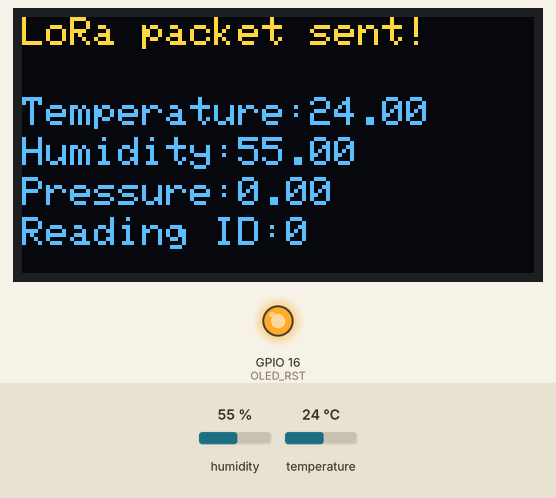
Simulated run of this program. Board: ESP32. Shown: 128×64 one-colour display, output pins drawn as LEDs (lit = HIGH). Inputs (shaded band) come from the test bench; at power-on: humidity 55 %, temperature 24 °C. The OLED is the two-colour kind (top 16 rows yellow); no radio packets arrive unless stated; what the program prints to the serial monitor is not drawn.

Above: at 3.2 s.
3.3 s: humidity set to 22 %
At 5.1 s:
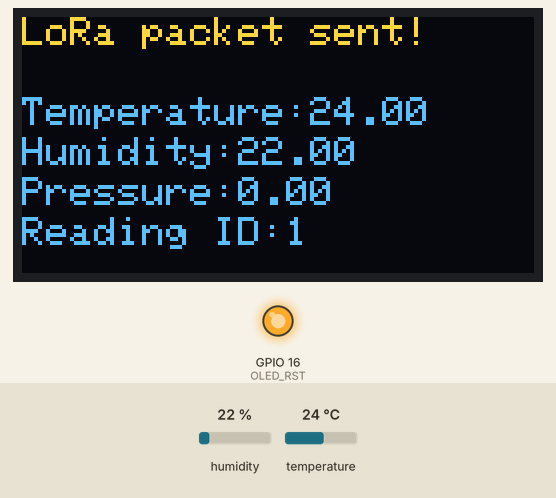
9.4 s: temperature set to 12 °C
At 10.9 s:
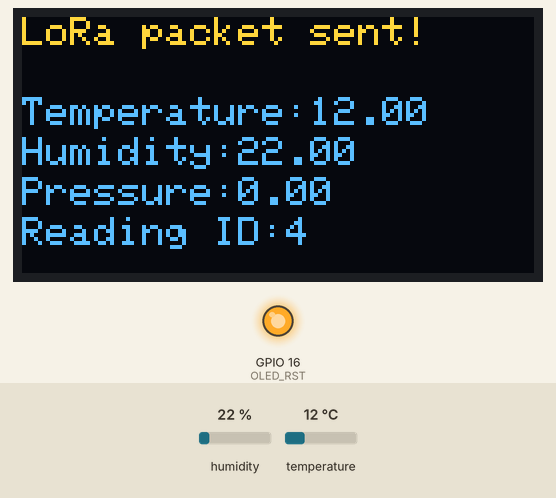
14.2 s: humidity set to 40 %
At 16.0 s:
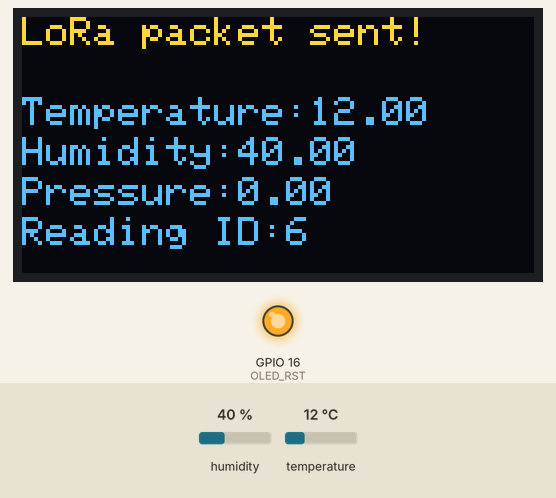
18.4 s: temperature set to 19 °C
At 19.8 s:
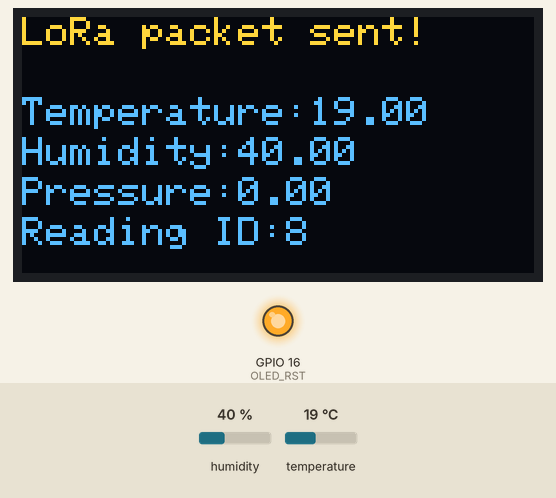
Timing chart, 0 to 21.4 s (numbered marks = the images above; inputs shaded):
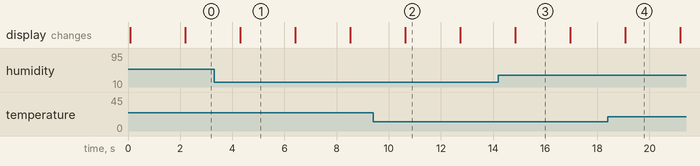

Measured:
- what the display in image 1 shows lasts 2.1 s, from 4.3 s to 6.4 s

The program:

main.cpp
```cpp
// (licence header left out)
//Libraries for LoRa
#include <SPI.h>
#include <LoRa.h>

//Libraries for OLED Display
#include <Wire.h>
#include "DHT.h"

#include <Adafruit_GFX.h>
#include <Adafruit_SSD1306.h>

//define the pins used by the LoRa transceiver module
#define SCK 5
#define MISO 19
#define MOSI 27
#define SS 18
#define RST 14
#define DIO0 26

//433E6 for Asia
//866E6 for Europe
//915E6 for North America
#define BAND 866E6

//OLED pins
#define OLED_SDA 4
#define OLED_SCL 15
#define OLED_RST 16
#define SCREEN_WIDTH 128 // OLED display width, in pixels
#define SCREEN_HEIGHT 64 // OLED display height, in pixels

//DHT definition
#define DHTTYPE DHT11   // DHT 11
#define DHTPIN 4     // Digital pin connected to the DHT sensor
DHT dht(DHTPIN, DHTTYPE);

//packet counter
int readingID = 0;

int counter = 0;
String LoRaMessage = "";

float temperature = 0;
float humidity = 0;
float pressure = 0;

Adafruit_SSD1306 display(SCREEN_WIDTH, SCREEN_HEIGHT, &Wire, OLED_RST);

//Initialize OLED display
void startOLED(){
    //reset OLED display via software
    pinMode(OLED_RST, OUTPUT);
    digitalWrite(OLED_RST, LOW);
    delay(20);
    digitalWrite(OLED_RST, HIGH);

    //initialize OLED
    Wire.begin(OLED_SDA, OLED_SCL);
    if(!display.begin(SSD1306_SWITCHCAPVCC, 0x3c, false, false)) { // Address 0x3C for 128x32
        Serial.println(F("SSD1306 allocation failed"));
        for(;;); // Don't proceed, loop forever
    }
    display.clearDisplay();
    display.setTextColor(WHITE);
    display.setTextSize(1);
    display.setCursor(0,0);
    display.print("LORA SENDER");
}

//Initialize LoRa module
void startLoRA(){
    //SPI LoRa pins
    SPI.begin(SCK, MISO, MOSI, SS);
    //setup LoRa transceiver module
    LoRa.setPins(SS, RST, DIO0);

    while (!LoRa.begin(BAND) && counter < 10) {
        Serial.print(".");
        counter++;
        delay(500);
    }
    if (counter == 10) {
        // Increment readingID on every new reading
        readingID++;
        Serial.println("Starting LoRa failed!");
    }
    Serial.println("LoRa Initialization OK!");
    display.setCursor(0,10);
    display.clearDisplay();
    display.print("LoRa Initializing OK!");
    display.display();
    delay(2000);
}

/*void startBME(){
    // default settings
    // (you can also pass in a Wire library object like &Wire2)
    bool status = bme.begin(0x76, &I2Cone);
    if (!status) {
        display.clearDisplay();
        display.setCursor(0,0);
        display.setTextSize(1);
        display.print("BME Failed");
        display.display();
        while (1);
    }

    display.clearDisplay();
    display.setCursor(0,0);
    display.setTextSize(1);
    display.print("BME Started");
    display.display();
}*/

void getReadings(){
    temperature = dht.readTemperature();
    humidity = dht.readHumidity();
    Serial.print(temperature);
    Serial.print(humidity);
    //pressure = dht.readPressure() / 100.0F;
}

void sendReadings() {
    LoRaMessage = String(readingID) + "&" + String(temperature) + "&" + String(humidity) + "&" + String(pressure);
    //Send LoRa packet to receiver
    LoRa.beginPacket();
    LoRa.print(LoRaMessage);
    LoRa.endPacket();

    display.clearDisplay();
    display.setCursor(0,0);
    display.setTextSize(1);
    display.print("LoRa packet sent!");
    display.setCursor(0,20);
    display.print("Temperature:");
    display.setCursor(72,20);
    display.print(String(temperature));
    display.setCursor(0,30);
    display.print("Humidity:");
    display.setCursor(54,30);
    display.print(humidity);
    display.setCursor(0,40);
    display.print("Pressure:");
    display.setCursor(54,40);
    display.print(pressure);
    display.setCursor(0,50);
    display.print("Reading ID:");
    display.setCursor(66,50);
    display.print(readingID);
    display.display();
    Serial.print("Sending packet: ");
    Serial.println(readingID);
    readingID++;
}

void setup() {
    //initialize Serial Monitor
    Serial.begin(9600);
    startOLED();
    startLoRA();
    dht.begin();
    //startBME();
}
void loop() {
    getReadings();
    sendReadings();
    delay(2000);
}
```
